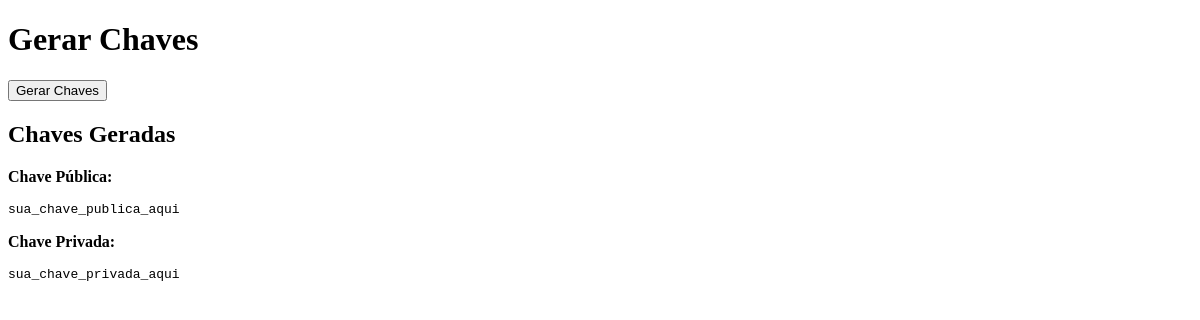
Before: /gerar_chave/ (signed in) with the older database file.
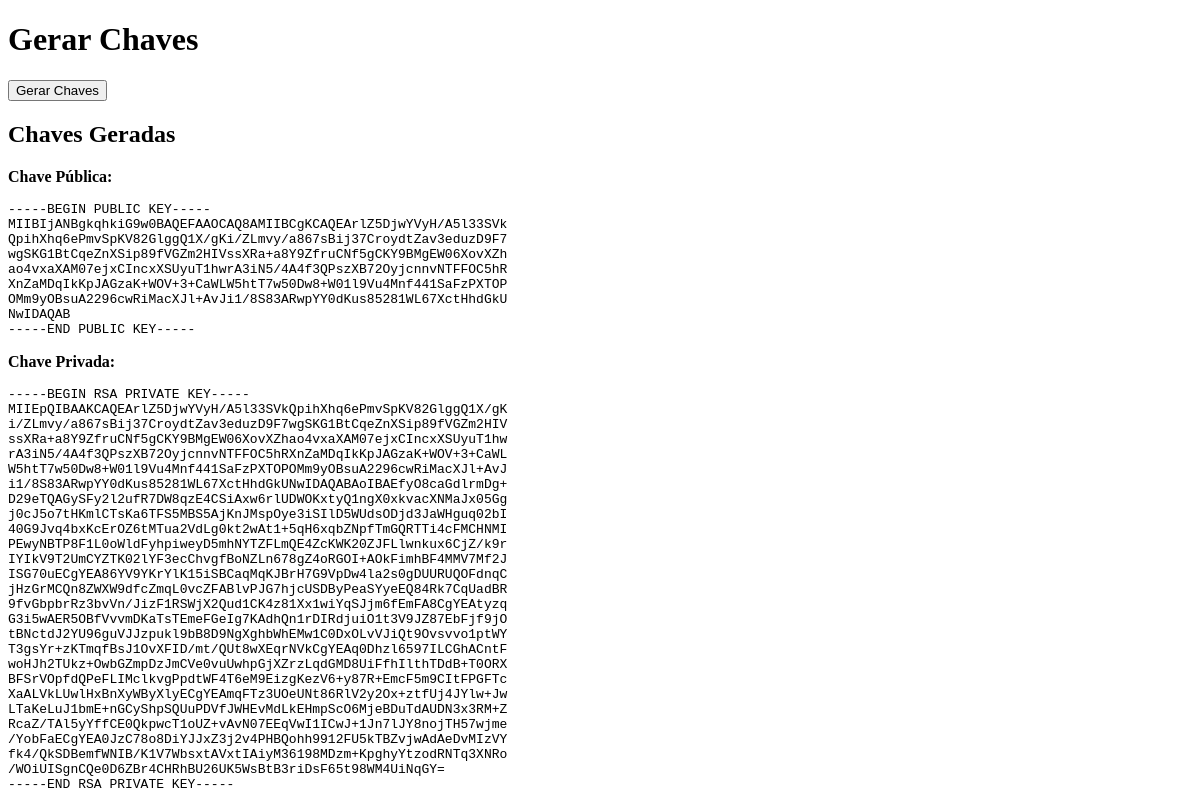
After: the same page with the newer database file.
### funchash/models.py (models this page shows)
class Chaves(models.Model):
    chave_publica = models.TextField()
    chave_privada = models.TextField()
    user = models.OneToOneField(
        User,
        on_delete=models.CASCADE,
        null=False,
        blank=False,
    )

### funchash/views.py (the view)
# urls.py: path('gerar_chave/', gerar_chaves, name="gerar_chaves"),
@login_required
def gerar_chaves(request):
    user = request.user
    chave_obj, created = Chaves.objects.get_or_create(user=user)
    if not chave_obj.chave_publica or not chave_obj.chave_privada:
        chaves = gera_chaves()
        chave_obj.chave_publica = chaves['chave_publica']
        chave_obj.chave_privada = chaves['chave_privada']
        chave_obj.save()
    return render(
        request,
        template_name='hash/gerar_chaves.html',
        context={'chaves': chave_obj},
    )

### funchash/templates/hash/gerar_chaves.html (shortened to what this page needs)
<!DOCTYPE html>
<html lang="en">
<head>
</head>
<body>
    <h1>Gerar Chaves</h1>
    <form method="post">
        <button type="submit">Gerar Chaves</button>
    </form>
    {% if chaves %}
        <h2>Chaves Geradas</h2>
        <p><strong>Chave Pública:</strong></p>
        <pre>{{ chaves.chave_publica }}</pre>
        <p><strong>Chave Privada:</strong></p>
        <pre>{{ chaves.chave_privada }}</pre>
    {% endif %}
</body>
</html>

Changed rows visible on the page:
removed Chaves: chave_publica "sua_chave_publica_aqui", chave_privada "sua_chave_privada_aqui"
added Chaves: chave_publica "-----BEGIN PUBLIC KEY----- MIIBIjANBgkqhkiG9w0BAQEFAAOCAQ8AMIIBCgKCAQEArlZ5DjwYVyH/A5l33SVk QpihXhq6ePmvSpKV82GlggQ1X/gKi/ZLmvy/a867sBij37CroydtZav3eduzD9F7 wgSKG1BtCqeZnXSip89fVGZm2HIVssXRa+a8Y9ZfruCNf5gCKY9BMgEW06XovXZh ao4vxaXAM07ejxCIncxXSUyuT1hwrA3iN5/4A4f3QPszXB72OyjcnnvNTFFOC5hR XnZaMDqIkKpJAGzaK+WOV+3+CaWLW5htT7w50Dw8+W01l9Vu4Mnf441SaFzPXTOP OMm9yOBsuA2296cwRiMacXJl+AvJi1/8S83ARwpYY0dKus85281WL67XctHhdGkU NwIDAQAB -----END PUBLIC KEY-----", chave_privada "-----BEGIN RSA PRIVATE KEY----- MIIEpQIBAAKCAQEArlZ5DjwYVyH/A5l33SVkQpihXhq6ePmvSpKV82GlggQ1X/gK i/ZLmvy/a867sBij37CroydtZav3eduzD9F7wgSKG1BtCqeZnXSip89fVGZm2HIV ssXRa+a8Y9ZfruCNf5gCKY9BMgEW06XovXZhao4vxaXAM07ejxCIncxXSUyuT1hw rA3iN5/4A4f3QPszXB72OyjcnnvNTFFOC5hRXnZaMDqIkKpJAGzaK+WOV+3+CaWL W5htT7w50Dw8+W01l9Vu4Mnf441SaFzPXTOPOMm9yOBsuA2296cwRiMacXJl+AvJ i1/8S83ARwpYY0dKus85281WL67XctHhdGkUNwIDAQABAoIBAEfyO8caGdlrmDg+ D29eTQAGySFy2l2ufR7DW8qzE4CSiAxw6rlUDWOKxtyQ1ngX0xkvacXNMaJx05Gg j0cJ5o7tHKmlCTsKa6TFS5MBS5AjKnJMspOye3iSIlD5WUdsODjd3JaWHguq02bI 40G9Jvq4bxKcErOZ6tMTua2VdLg0kt2wAt1+5qH6xqbZNpfTmGQRTTi4cFMCHNMI PEwyNBTP8F1L0oWldFyhpiweyD5mhNYTZFLmQE4ZcKWK20ZJFLlwnkux6CjZ/k9r…"
